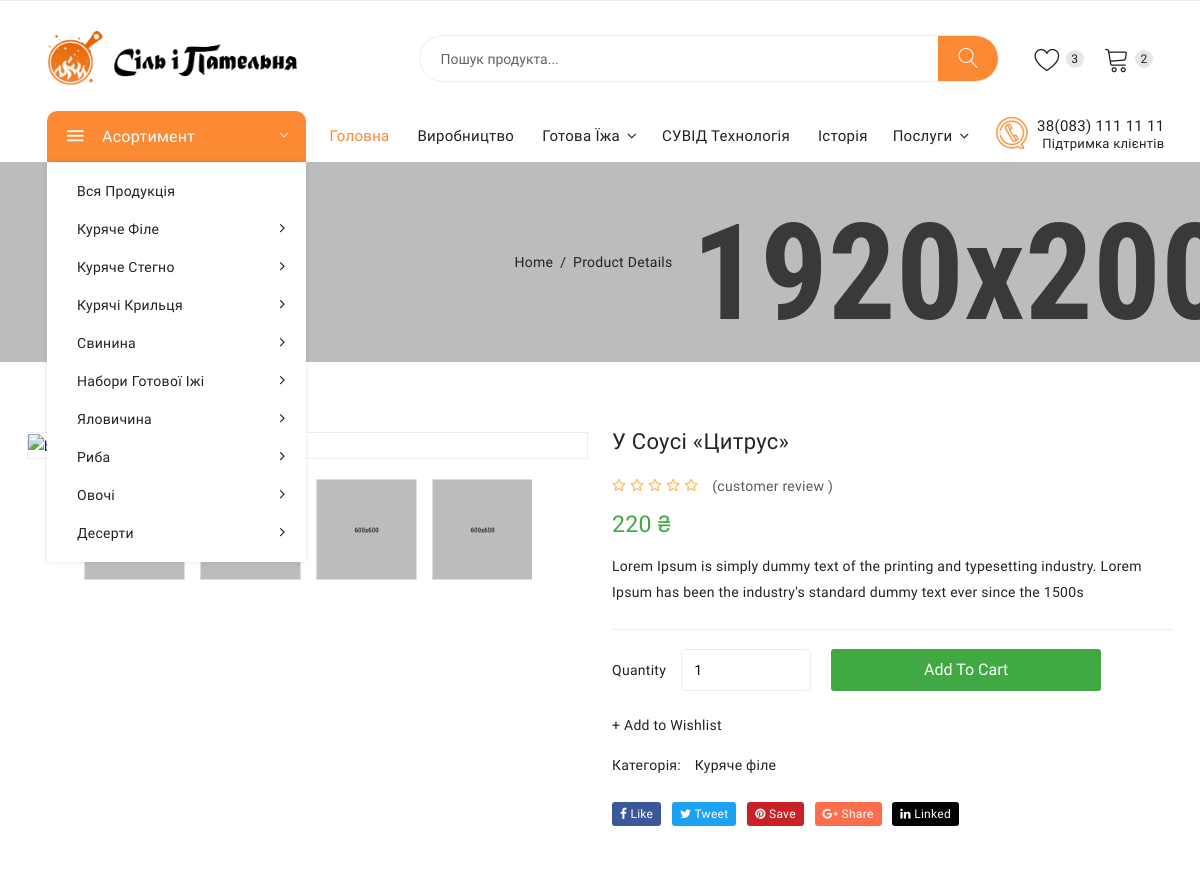
Before: /store/kuryache-file/file-u-sousi-citrus/ (upper part) with the older database file.
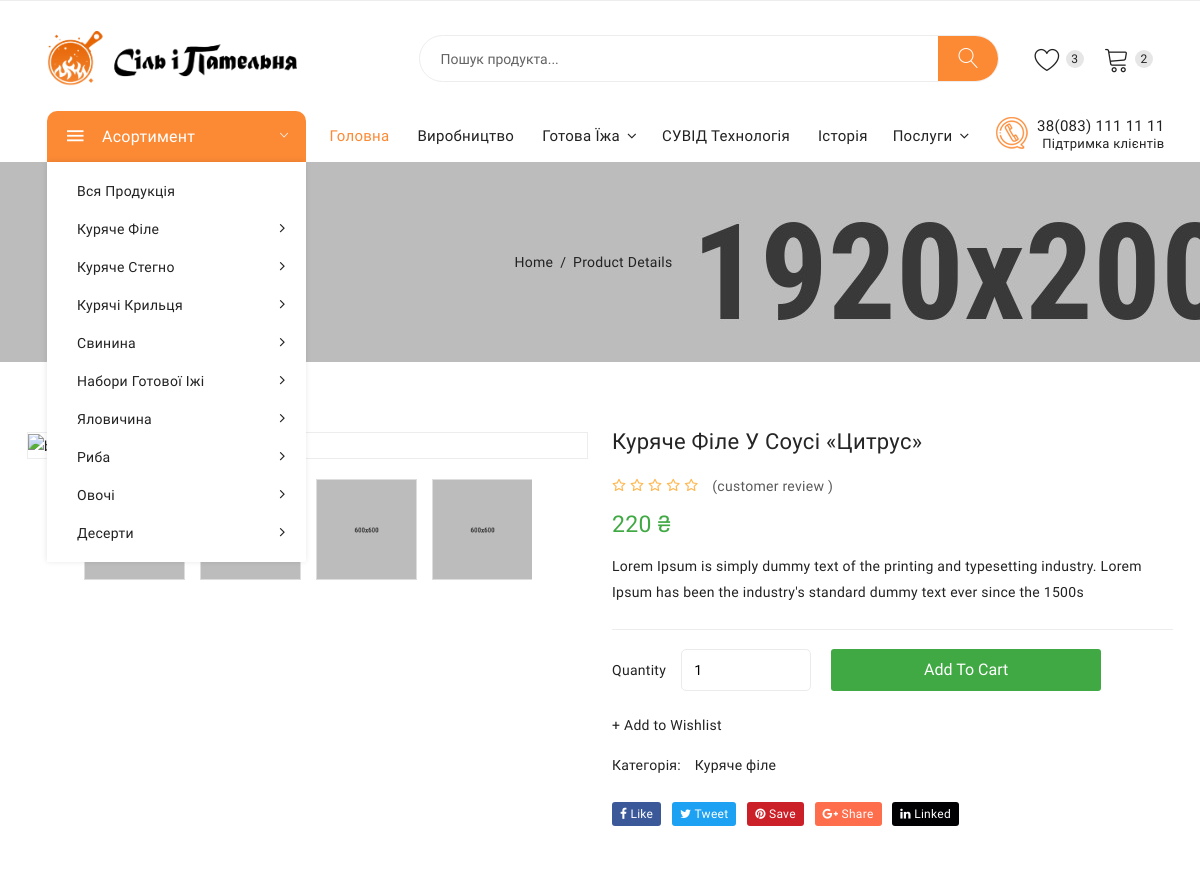
After: the same page with the newer database file.
### store/models.py (models this page shows)
class Product(models.Model):
    objects = models.Manager()
    product_name = models.CharField(max_length=255, verbose_name='Найменування товару')
    slug = models.SlugField(max_length=255, unique=True)
    description = models.TextField(blank=True, verbose_name='Опис')
    price = models.IntegerField(verbose_name='Ціна')
    price_old = models.IntegerField(blank=True, null=True, verbose_name='Стара ціна')
    weight = models.DecimalField(max_digits=6, decimal_places=3, blank=True, null=True, verbose_name='Вага, кг')
    product_image = models.ImageField(upload_to='photos/products', verbose_name='Фото товару')
    is_available = models.BooleanField(default=True, verbose_name='Доступний')
    is_new = models.BooleanField(default=False, verbose_name='New')
    is_sale = models.BooleanField(default=False, verbose_name='Sale')
    created_date = models.DateTimeField(auto_now_add=True, verbose_name='Дата створення')
    modified_date = models.DateTimeField(auto_now=True, verbose_name='Дата змін')
    category = models.ForeignKey(Category, related_name='product', on_delete=models.CASCADE, verbose_name='Категорія')
    class Meta:
        verbose_name = 'Товар'
        verbose_name_plural = 'Товари'
        ordering = ('-created_date',)
    def __str__(self):
        return self.product_name
    def get_url(self):
        return reverse('product_details', args=[self.category.slug, self.slug])

### category/models.py (models this page shows)
class Category(models.Model):
    objects = models.Manager()
    category_name = models.CharField(max_length=100, unique=True, verbose_name='Найменування категорії')
    slug = models.SlugField(max_length=100, unique=True)
    description = models.TextField(blank=True, verbose_name='Опис')
    category_image = models.ImageField(upload_to='photos/categories', blank=True, verbose_name='Фото категорії')
    class Meta:
        verbose_name = 'Категорію'
        verbose_name_plural = 'Категорії'
    def __str__(self):
        return self.category_name
    def get_url(self):
        return reverse('products_by_category', args=[self.slug])

### store/views.py (the view)
# urls.py: path('<slug:category_slug>/<slug:product_slug>/', views.product_details, name='product_details')
def product_details(request, category_slug, product_slug):
    try:
        single_product = Product.objects.get(category__slug=category_slug, slug=product_slug)
    except Exception as e:
        raise e
    context = {
        'single_product': single_product
    }
    return render(request, 'store/product_details.html', context)

### category/context_processor.py (called while the page is built)
def menu_links(request):
    category_links = Category.objects.all()
    product_links = [Product.objects.all().filter(category=category).order_by('created_date') for category in category_links]
    return dict(category_links=category_links, product_links=product_links)

### store/templatetags/get_index.py (called while the page is built)
@register.filter(name='get_index')
def get_index(my_list, i):
    return my_list[i]

### templates/store/product_details.html (shortened to what the changed rows need)
{% extends 'sip/base.html' %}
{% load static %}
{% block content %}
    <div class="product_details mt-70 mb-70">
        <div class="container">
            <div class="row">
                <div class="col-lg-6 col-md-6">
                    <div class="product_d_right">
                       <form action="#">
                            <h1><a href="#">{{ single_product.product_name }}</a></h1>
                            <div class="price_box">
                                <span class="current_price">{{ single_product.price }} ₴</span>
                            </div>
                            <div class="product_desc">
                                <p>{{ single_product.description }}</p>
                            </div>
                            <div class="product_meta">
                                <span>Категорія: <a href="#">{{ single_product.category }}</a></span>
                            </div>
                        </form>
                    </div>
                </div>
            </div>
        </div>
    </div>
{% endblock %}

Changed rows visible on the page:
changed Product "Куряче філе": product_name "У Соусі «Цитрус»" → "Куряче Філе У Соусі «Цитрус»"
